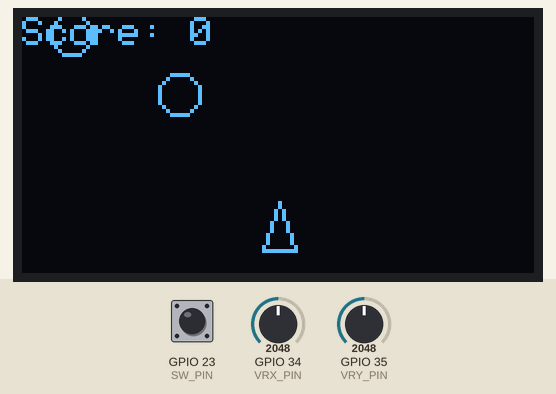
Recording of a sketch running on a simulated ESP32. On the bench: 128×64 one-colour display. The inputs (shaded band) are chosen by the test bench; at power-on: GPIO 35 (VRY_PIN) = 2048, GPIO 34 (VRX_PIN) = 2048, GPIO 23 (SW_PIN) HIGH. Random numbers use the default seed unless the sketch sets one.

Above: at 1.27 s.
1.3 s: GPIO 35 (VRY_PIN) set to 2866
At 1.43 s:
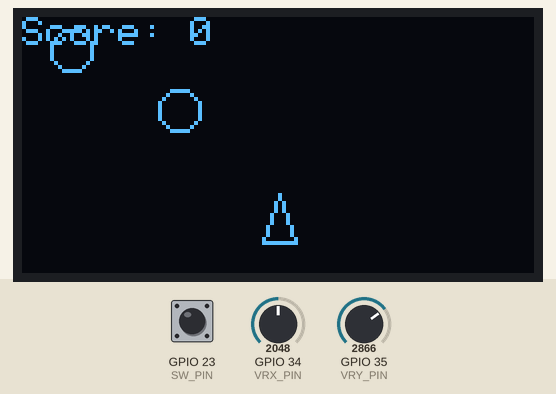
2.9 s: GPIO 34 (VRX_PIN) set to 2820
At 2.94 s:
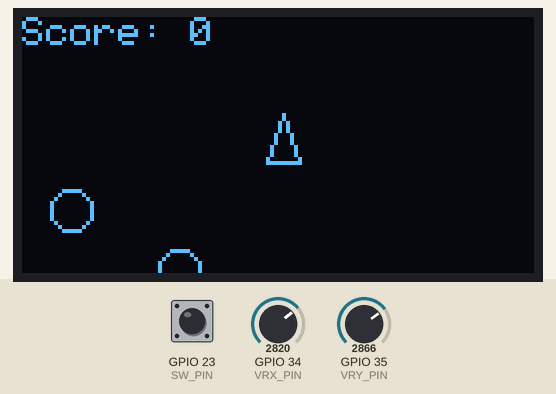
5.9 s: GPIO 34 (VRX_PIN) set to 2924
7.4 s: GPIO 35 (VRY_PIN) set to 2894
At 9.49 s:
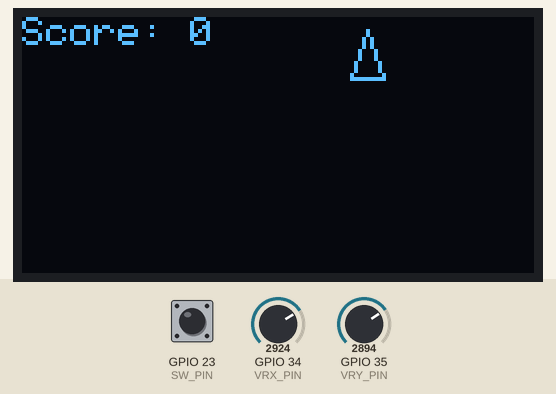
10.4 s: GPIO 34 (VRX_PIN) set to 2866
13.4 s: GPIO 35 (VRY_PIN) set to 1228
At 26.04 s:
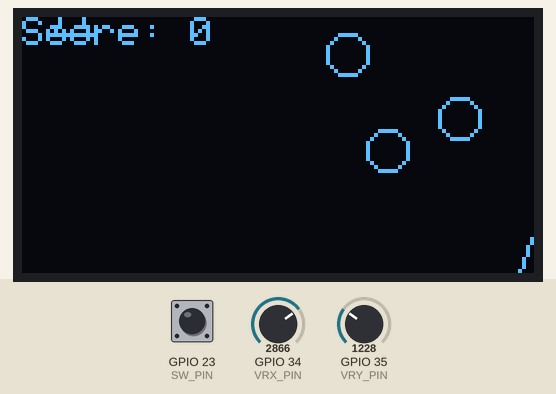

The sketch:

SPACE_SHOOTER.ino
```cpp
#include <Wire.h>
#include <Adafruit_GFX.h>
#include <Adafruit_SSD1306.h>
#define SCREEN_WIDTH 128
#define SCREEN_HEIGHT 64
#define OLED_RESET    -1

Adafruit_SSD1306 display(SCREEN_WIDTH, SCREEN_HEIGHT, &Wire, OLED_RESET);

#define VRX_PIN 34
#define VRY_PIN 35
#define SW_PIN  23

int playerX = SCREEN_WIDTH / 2;
int playerY = SCREEN_HEIGHT - 10;


#define DEADZONE 200
#define MAX_PROJECTILES 10
int projectileX[MAX_PROJECTILES];
int projectileY[MAX_PROJECTILES];
bool projectileActive[MAX_PROJECTILES];


#define MAX_ENEMIES 5
int enemyX[MAX_ENEMIES];
int enemyY[MAX_ENEMIES];
int enemySpeed[MAX_ENEMIES];
int enemyType[MAX_ENEMIES];


bool rapidFireActive = false;
int rapidFireCooldown = 0;
int score = 0;

enum GameState {
  PLAYING,
  GAME_OVER
};

GameState gameState = PLAYING;

void setup() {

  if(!display.begin(SSD1306_SWITCHCAPVCC, 0x3C)) {
    Serial.println(F("SSD1306 allocation failed"));
    for(;;);
  }

  pinMode(VRX_PIN, INPUT);
  pinMode(VRY_PIN, INPUT);
  pinMode(SW_PIN, INPUT_PULLUP);


  display.clearDisplay();

  for (int i = 0; i < MAX_PROJECTILES; i++) {
    projectileActive[i] = false;
  }

  for (int i = 0; i < MAX_ENEMIES; i++) {
    respawnEnemy(i);
  }
}

void loop() {
  switch (gameState) {
    case PLAYING:
      updateGame();
      break;
    case GAME_OVER:
      gameOver();
      break;
  }
}

void updateGame() {
  int vrxValue = analogRead(VRX_PIN);
  int vryValue = analogRead(VRY_PIN);
  int swValue = digitalRead(SW_PIN);


  if (abs(vrxValue - 2048) > DEADZONE) {
    playerX += map(vrxValue, 0, 4095, -5, 5);
  }
  if (abs(vryValue - 2048) > DEADZONE) {
    playerY -= map(vryValue, 0, 4095, -5, 5);
  }

  playerX = constrain(playerX, 0, SCREEN_WIDTH - 1);
  playerY = constrain(playerY, 0, SCREEN_HEIGHT - 1);


  if (swValue == LOW) {
    shootProjectile();
  }


  updateProjectiles();


  updateEnemies();


  checkCollisions();


  handlePowerUps();


  displayGame();


  if (isGameOver()) {
    gameState = GAME_OVER;
  }


  delay(50);
}

void shootProjectile() {
  if (rapidFireActive || rapidFireCooldown <= 0) {
    for (int i = 0; i < MAX_PROJECTILES; i++) {
      if (!projectileActive[i]) {
        projectileX[i] = playerX;
        projectileY[i] = playerY - 5;
        projectileActive[i] = true;
        if (rapidFireActive) {
          rapidFireCooldown = 5;
        }
        break;
      }
    }
  }
}

void updateProjectiles() {
  for (int i = 0; i < MAX_PROJECTILES; i++) {
    if (projectileActive[i]) {
      projectileY[i] -= 5;
      if (projectileY[i] < 0) {
        projectileActive[i] = false;
      }
    }
  }
}

void updateEnemies() {
  for (int i = 0; i < MAX_ENEMIES; i++) {
    enemyY[i] += enemySpeed[i];
    if (enemyY[i] > SCREEN_HEIGHT) {
      respawnEnemy(i);
    }
  }
}

void respawnEnemy(int index) {
  enemyX[index] = random(0, SCREEN_WIDTH);
  enemyY[index] = random(-SCREEN_HEIGHT, 0);
  enemySpeed[index] = random(1, 3);
  enemyType[index] = random(0, 3);
}

void checkCollisions() {
  for (int i = 0; i < MAX_PROJECTILES; i++) {
    if (projectileActive[i]) {
      for (int j = 0; j < MAX_ENEMIES; j++) {
        if (abs(projectileX[i] - enemyX[j]) < 5 && abs(projectileY[i] - enemyY[j]) < 5) {
          projectileActive[i] = false;
          respawnEnemy(j);
          score += 10;

        }
      }
    }
  }
}

void handlePowerUps() {
  if (rapidFireCooldown > 0) {
    rapidFireCooldown--;
  }
}

void displayGame() {
  display.clearDisplay();

  display.drawLine(playerX, playerY - 8, playerX - 4, playerY + 4, SSD1306_WHITE);
  display.drawLine(playerX, playerY - 8, playerX + 4, playerY + 4, SSD1306_WHITE);
  display.drawLine(playerX - 4, playerY + 4, playerX + 4, playerY + 4, SSD1306_WHITE);

  for (int i = 0; i < MAX_PROJECTILES; i++) {
    if (projectileActive[i]) {
      display.drawFastVLine(projectileX[i], projectileY[i], 5, SSD1306_WHITE);
    }
  }

  for (int i = 0; i < MAX_ENEMIES; i++) {
    switch (enemyType[i]) {
      case 0:
        display.drawTriangle(enemyX[i], enemyY[i] - 5, enemyX[i] - 5, enemyY[i] + 5, enemyX[i] + 5, enemyY[i] + 5, SSD1306_WHITE);
        break;
      case 1:
        display.drawRect(enemyX[i] - 5, enemyY[i] - 5, 10, 10, SSD1306_WHITE);
        break;
      case 2:
        display.drawCircle(enemyX[i], enemyY[i], 5, SSD1306_WHITE);
        break;
    }
  }

  display.setCursor(0, 0);
  display.setTextSize(1);
  display.setTextColor(SSD1306_WHITE);
  display.print("Score: ");
  display.print(score);


  display.display();
}

bool isGameOver() {
  for (int i = 0; i < MAX_ENEMIES; i++) {
    if (abs(playerX - enemyX[i]) < 5 && abs(playerY - enemyY[i]) < 5) {
      return true;
    }
  }
  return false;
}

void gameOver() {
  display.clearDisplay();
  display.setCursor(20, 20);
  display.setTextSize(1);
  display.setTextColor(SSD1306_WHITE);
  display.println("Game Over!");
  display.display();

  score = 0;
  gameState = PLAYING;
  delay(5000);

  for (int i = 0; i < MAX_ENEMIES; i++) {
    respawnEnemy(i);
  }
}
```

Measured:
- the behaviour switches between 2866 and 2867 on GPIO 35 (VRY_PIN) (found by bisection; images 2 and 3)
- after the input at 5.9 s, every drawn part: stays the same
- after the input at 10.4 s, every drawn part: stays the same
